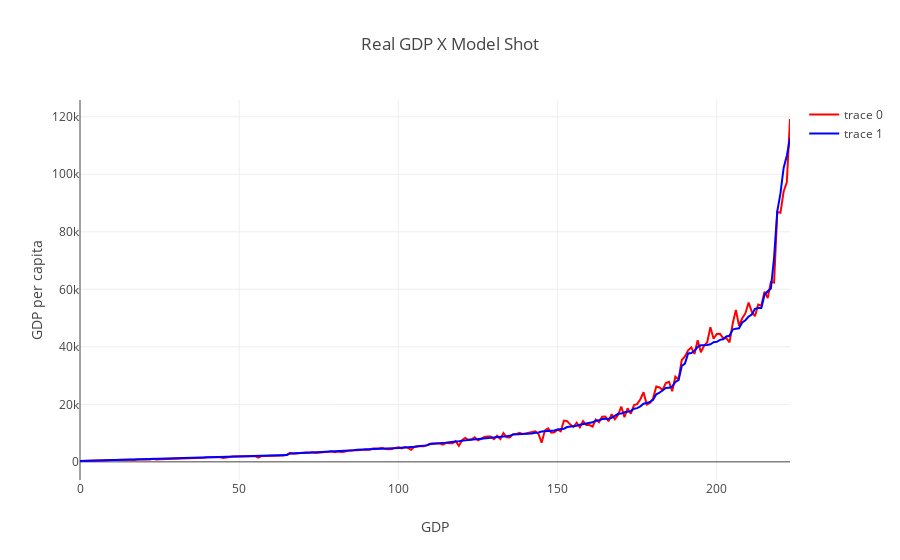

The notebook cell this image was saved under:
### Markdown cell above
E finalmente fazemos o plot comparando os dados reais e os do Modelo:

### Code cell
import plotly.offline as py
import plotly.graph_objs as go

Real_GDP = go.Scatter(
    y = np.array(RealXModel[2014]), text = RealXModel.index,
    mode='lines',
    line=dict(color = 'red', width = 2)
)

trace2 = go.Scatter(
    y = np.array(RealXModel['Model Shot']), text = RealXModel.index,
    mode='lines',
    line = dict(color = 'blue', width = 2)
)
    
layout = go.Layout(
    title = 'Real GDP X Model Shot', 
    xaxis = dict(title = 'GDP'),
    yaxis = dict(title = 'GDP per capita')
)

py.iplot(go.Figure(data= [Real_GDP, trace2], layout=layout))

### Figure 1 — Plotly figure (JSON) as saved in the notebook; plotly's stock layout.template omitted (floating-point values rounded to 4 significant figures; data arrays with more than 128 entries replaced by an {"elided": "..."} marker saying what was removed)
{"data": [{"line": {"color": "red", "width": 2}, "mode": "lines", "text": {"elided": "224 str values"}, "type": "scatter", "uid": "cb99cf01-932c-40b3-b1c8-b575548b4847", "y": {"elided": "224 float values"}}, {"line": {"color": "blue", "width": 2}, "mode": "lines", "text": {"elided": "224 str values"}, "type": "scatter", "uid": "95ae74f8-1eb7-4dd1-9df0-b666cd5a0075", "y": {"elided": "224 float values"}}], "layout": {"title": "Real GDP X Model Shot", "xaxis": {"title": "GDP"}, "yaxis": {"title": "GDP per capita"}}}
